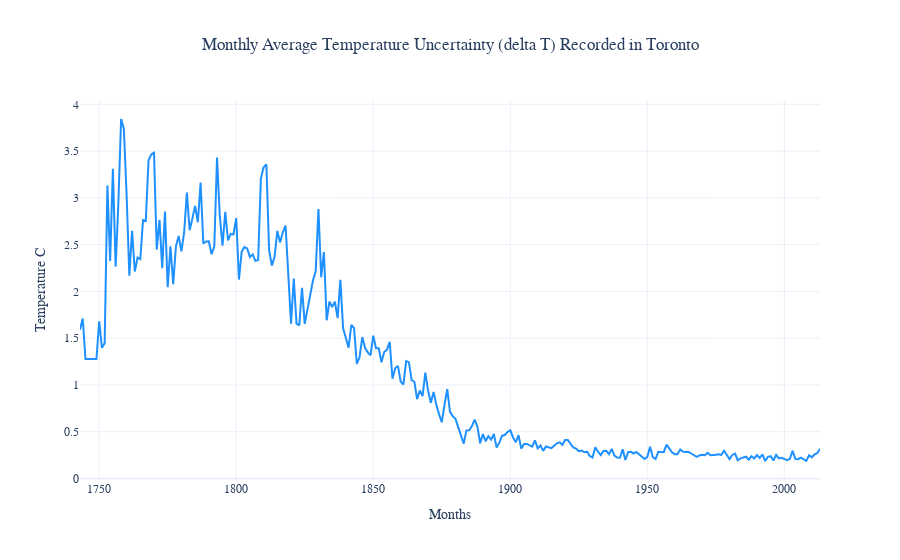

Source (notebook cell):
### Code cell
plotlychart(toronty,cityname='Toronto',sequence='Yearly',attr='AverageTemperatureUncertainty')

### Figure 1 — Plotly figure (JSON) as saved in the notebook; plotly's stock layout.template omitted (floating-point values rounded to 4 significant figures; data arrays with more than 128 entries replaced by an {"elided": "..."} marker saying what was removed)
{"data": [{"line": {"color": "dodgerblue", "width": 2}, "mode": "lines", "name": "Average", "type": "scatter", "x": {"elided": "271 int values"}, "y": {"elided": "271 float values"}}], "layout": {"font": {"family": "sora", "size": 12}, "title": {"text": "Monthly Average Temperature Uncertainty (delta T) Recorded in Toronto", "x": 0.5}, "xaxis": {"title": {"text": "Months"}}, "yaxis": {"title": {"text": "Temperature C"}}}}
